Frame 1 (no input): blank canvas, image omitted
Frame 60 (no input): blank canvas, image omitted
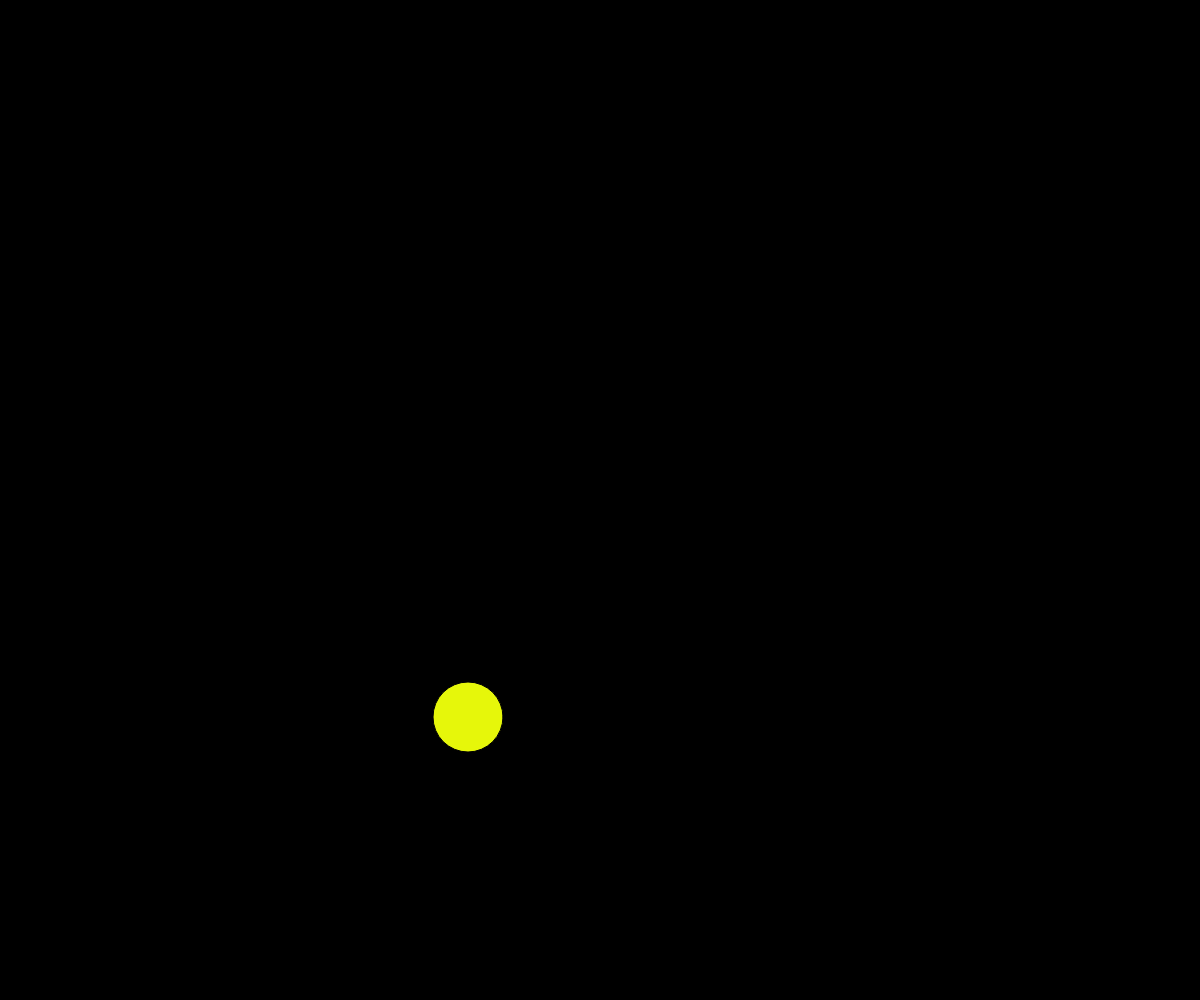
Frame 120 (the mouse pressed at the canvas centre since frame 60)

The p5.js sketch whose frames 1 and 60 were blank and that drew this single picture after the mouse press (run headless with seeded random() and noise() and a simulated clock; from frame 60 on, the mouse is pressed at the canvas centre):

// p5.js sketch
// ── sketch.js
let singleBall;//single ball
let ballsArray=[];
let ballFunc;//call the addBalls func

function addBalls(){
    let r=Math.round(Math.random()*255)
    let g=Math.round(Math.random()*255)
    let b=Math.round(Math.random()*255)
    singleBall = new createBalls(r,g,b)
    ballsArray.push(singleBall)
}

function mousePressed(){
    ballFunc = new addBalls();
}

function setup(){
    createCanvas(windowWidth, windowHeight);
}

function draw(){
    background('black')
    //draw balls
    console.log(ballsArray.length)
    for (i=0; i < ballsArray.length ; i++) {
        let ball= ballsArray[i];
        ball.display();
        ball.rebote();
        for (let j = 0; j < ballsArray.length; j++) {
            if (i != j && ballsArray[i].collide(ballsArray[j])) {
                ball.changeDirection();
            }
        }
    }

    /*ballsArray.forEach(singleBall => {
        singleBall.collide(singleBall);
    });*/
}


// ── createBalls.js
class createBalls{
    constructor(r,g,b){
        this.radio=70;
        this.x=Math.round(Math.random()*1000)
        this.y=Math.round(Math.random()*1000)
        //movement
        this.speed=5;
        this.directionX = 2;
        this.directionY = 3;
        this.r=r;this.g=g;this.b=b;
    }
    display(){
      fill(color(this.r,this.g,this.b))
      ellipse(this.x, this.y, this.radio, this.radio)
    }

    rebote(ball){
        //console.log(this.x, ball.x)
        this.x -= this.directionX * this.speed ;
        this.y -= this.directionY * this.speed;
        if (this.x >= width ||
            this.x<= 0) {
          //console.log('choque con lado der/izq')
            this.directionX = -this.directionX;
          }
          else if (this.y>= height || 
                  this.y<= 0) {
           // console.log('choque con techo/piso')
            this.directionY = -this.directionY
          }
    }

    changeDirection() {
      this.directionX = -this.directionX;
      this.directionY = -this.directionY
    }

    collide(other) {
      let distance = dist(this.x, this.y, other.x, other.y);
      if (distance <= this.radio) {
        console.log('choque')
        return true
      }else{
        return false
      }
    }
}
